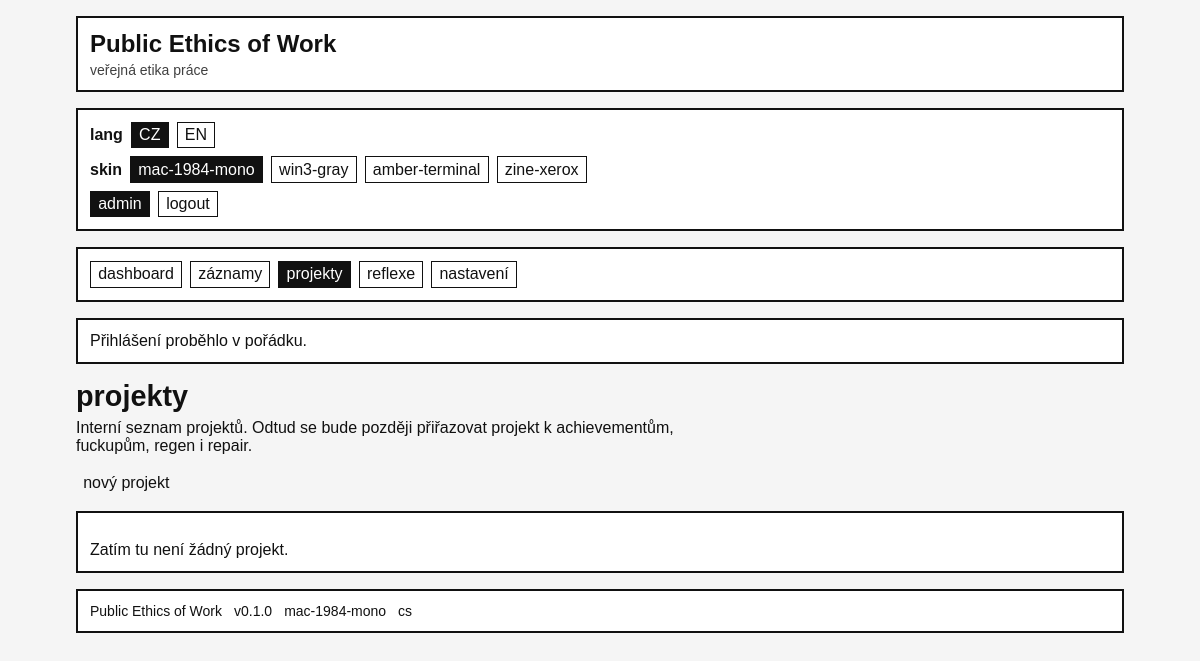
Before: /admin/projects (signed in) with the older database file.
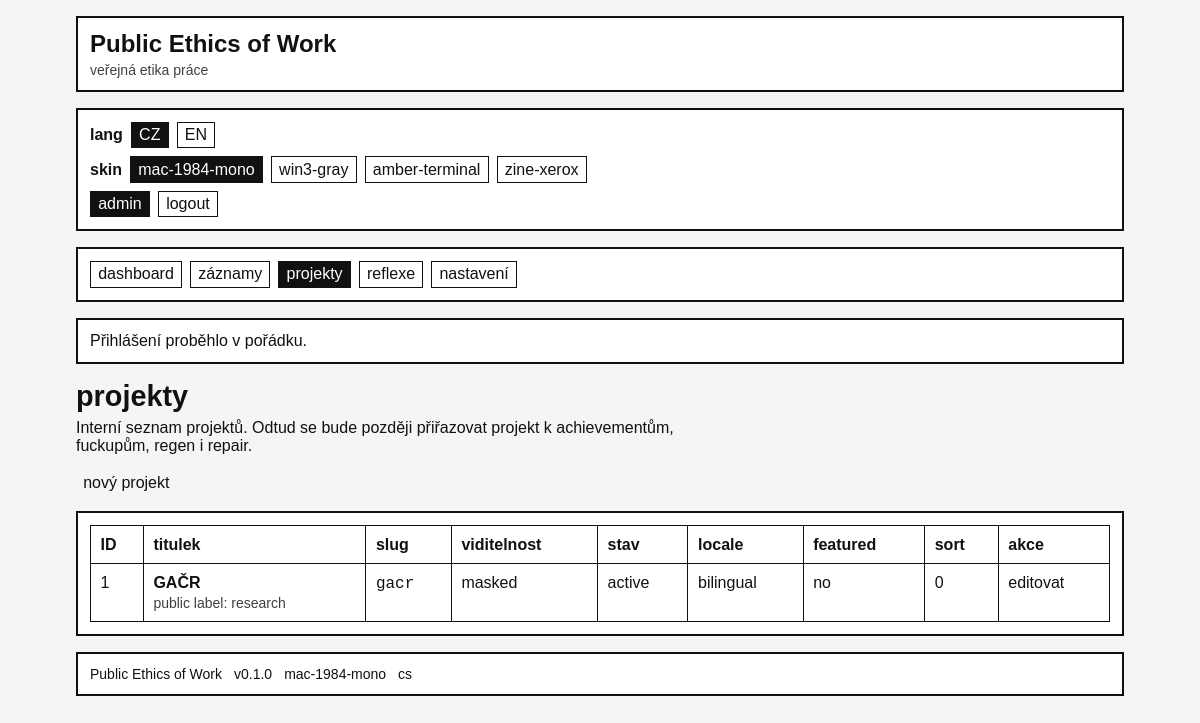
After: the same page with the newer database file.
### tables this page shows
CREATE TABLE projects (
    id INTEGER PRIMARY KEY AUTOINCREMENT,
    title VARCHAR(255) NOT NULL,
    slug VARCHAR(255) NOT NULL UNIQUE,
    description TEXT,
    public_label VARCHAR(255),
    visibility VARCHAR(20) NOT NULL DEFAULT 'private'
        CHECK (visibility IN ('private', 'public', 'masked')),
    status VARCHAR(20) NOT NULL DEFAULT 'active'
        CHECK (status IN ('active', 'paused', 'archived', 'completed')),
    locale VARCHAR(20) NOT NULL DEFAULT 'cs'
        CHECK (locale IN ('cs', 'en', 'bilingual')),
    is_featured INTEGER NOT NULL DEFAULT 0
        CHECK (is_featured IN (0, 1)),
    sort_order INTEGER NOT NULL DEFAULT 0,
    created_at DATETIME NOT NULL DEFAULT CURRENT_TIMESTAMP,
    updated_at DATETIME NOT NULL DEFAULT CURRENT_TIMESTAMP
);

### app/Views/admin/projects/index.php (the view)
<section class="page-section">
    <header class="page-header">
        <h1><?php echo e($page_title ?? t('page.admin_projects_title')); ?></h1>
        <p class="page-lead">
            Interní seznam projektů. Odtud se bude později přiřazovat projekt k achievementům, fuckupům, regen i repair.
        </p>
    </header>
    <div class="toolbar">
        <a href="<?php echo e(route_url('admin.projects.create')); ?>" class="button-link">
            <?php echo e(t('action.new_project')); ?>
        </a>
    </div>
    <?php if (empty($projects)): ?>
        <article class="card">
            <p>Zatím tu není žádný projekt.</p>
        </article>
    <?php else: ?>
        <article class="card">
            <div class="table-wrap">
                <table class="admin-table">
                    <thead>
                        <tr>
                            <th>ID</th>
                            <th><?php echo e(t('label.title')); ?></th>
                            <th>slug</th>
                            <th><?php echo e(t('label.visibility')); ?></th>
                            <th><?php echo e(t('label.status')); ?></th>
                            <th>locale</th>
                            <th>featured</th>
                            <th>sort</th>
                            <th>akce</th>
                        </tr>
                    </thead>
                    <tbody>
                        <?php foreach ($projects as $project): ?>
                            <tr>
                                <td><?php echo e((string) $project['id']); ?></td>
                                <td>
                                    <strong><?php echo e($project['title']); ?></strong>
                                    <?php if (!empty($project['public_label'])): ?>
                                        <div class="table-subline">public label: <?php echo e($project['public_label']); ?></div>
                                    <?php endif; ?>
                                </td>
                                <td><code><?php echo e($project['slug']); ?></code></td>
                                <td><?php echo e($project['visibility']); ?></td>
                                <td><?php echo e($project['status']); ?></td>
                                <td><?php echo e($project['locale']); ?></td>
                                <td><?php echo (int) $project['is_featured'] === 1 ? 'yes' : 'no'; ?></td>
                                <td><?php echo e((string) $project['sort_order']); ?></td>
                                <td>
                                    <a href="<?php echo e(route_url('admin.projects.edit', ['id' => $project['id']])); ?>">
                                        <?php echo e(t('action.edit')); ?>
                                    </a>
                                </td>
                            </tr>
                        <?php endforeach; ?>
                    </tbody>
                </table>
            </div>
        </article>
    <?php endif; ?>
</section>

### app/Core/Router.php (shortened to what the changed rows need)
<?php
class Router
{
    public static function dispatch(): void
    {
        $method = strtoupper($_SERVER['REQUEST_METHOD'] ?? 'GET');
        $uri = $_SERVER['REQUEST_URI'] ?? '/';
        $path = self::normalizePath((string) parse_url($uri, PHP_URL_PATH));
        $routes = config('routes', []);
        foreach ($routes as $route) {
            if (strtoupper($route['method']) !== $method) {
                continue;
            }
            $params = self::match($route['path'], $path);
            if ($params === null) {
                continue;
            }
            if (!empty($route['handler'])) {
                self::runHandler($route, $params);
                return;
            }
            return;
        }
    }
    protected static function runHandler(array $route, array $params = []): void
    {
        $handler = $route['handler'];
        [$class, $method] = $handler;
        call_user_func([$class, $method], $params);
    }
    protected static function match(string $routePath, string $requestPath): ?array
    {
        $pattern = preg_replace_callback(
            '#\{([a-zA-Z_][a-zA-Z0-9_]*)\}#',
            static fn(array $matches) => '(?P<' . $matches[1] . '>[^/]+)',
            $routePath
        );
        $pattern = '#^' . rtrim($pattern, '/') . '$#';
        if ($routePath === '/') {
            $pattern = '#^/$#';
        }
        if (!preg_match($pattern, $requestPath, $matches)) {
            return null;
        }
        $params = [];
        return $params;
    }
    protected static function normalizePath(string $path): string
    {
        $path = '/' . trim($path, '/');
        return $path === '//' ? '/' : $path;
    }
}

### app/Views/layout.php (shortened to what the changed rows need)
<!DOCTYPE html>
<html lang="<?php echo e(current_locale()); ?>">
<head>
    <link rel="stylesheet" href="<?php echo e(asset('assets/css/base.css')); ?>">
    <link rel="stylesheet" href="<?php echo e(asset('assets/css/skins/' . current_skin() . '.css')); ?>">
</head>
<body class="<?php echo is_admin_route() ? 'is-admin' : 'is-public'; ?>" data-skin="<?php echo e(current_skin()); ?>">
    <div class="app-shell">
        <header class="site-header">
            <div class="site-branding">
                <div class="site-title-wrap">
                    <a class="site-title" href="<?php echo e(route_url('home')); ?>">
                        <?php echo e(config('app.app_name')); ?>
                    </a>
                    <div class="site-tagline">
                        <?php echo e(config('app.site_meta.tagline_' . current_locale(), 'public ethics of work')); ?>
                    </div>
                </div>
            </div>
            <div class="site-controls">
                <div class="control-group">
                    <span class="control-label">lang</span>
                    <a href="<?php echo e(url('?lang=cs')); ?>" class="control-link <?php echo current_locale() === 'cs' ? 'is-active' : ''; ?>">CZ</a>
                    <a href="<?php echo e(url('?lang=en')); ?>" class="control-link <?php echo current_locale() === 'en' ? 'is-active' : ''; ?>">EN</a>
                </div>
                <div class="control-group">
                    <span class="control-label">skin</span>
                    <?php foreach (config('app.available_skins', []) as $skin): ?>
                        <a href="<?php echo e(url('?skin=' . rawurlencode($skin))); ?>" class="control-link <?php echo current_skin() === $skin ? 'is-active' : ''; ?>">
                            <?php echo e($skin); ?>
                        </a>
                    <?php endforeach; ?>
                </div>
                <div class="control-group">
                    <?php if (\App\Core\Auth::check()): ?>
                        <a href="<?php echo e(route_url('admin.dashboard')); ?>" class="control-link <?php echo route_starts_with('admin.') ? 'is-active' : ''; ?>">
                            admin
                        </a>
                        <form method="post" action="<?php echo e(route_url('auth.logout')); ?>" class="inline-form">
                            <button type="submit" class="control-link control-button">
                                <?php echo e(t('nav.logout')); ?>
                            </button>
                        </form>
                    <?php else: ?>
                        <a href="<?php echo e(route_url('auth.login')); ?>" class="control-link <?php echo route_is('auth.login') ? 'is-active' : ''; ?>">
                            <?php echo e(t('nav.login')); ?>
                        </a>
                    <?php endif; ?>
                </div>
            </div>
        </header>
        <nav class="site-nav" aria-label="Main navigation">
            <?php foreach (navigation_items() as $item): ?>
                <a
                    href="<?php echo e(route_url($item['route'])); ?>"
                    class="nav-link <?php echo route_starts_with($item['route']) ? 'is-active' : ''; ?>"
                >
                    <?php echo e(t($item['label_key'])); ?>
                </a>
            <?php endforeach; ?>
        </nav>
        <?php if ($success = get_flash('success')): ?>
            <div class="flash flash-success"><?php echo e((string) $success); ?></div>
        <?php endif; ?>
        <main class="site-main">
            <?php echo $content; ?>
        </main>
        <footer class="site-footer">
            <div class="footer-line">
                <span><?php echo e(config('app.app_name')); ?></span>
                <span>v<?php echo e(config('app.app_version')); ?></span>
                <span><?php echo e(current_skin()); ?></span>
                <span><?php echo e(current_locale()); ?></span>
            </div>
        </footer>
    </div>
</body>
</html>

Changed rows visible on the page:
added projects: id "1", title "GAČR", public_label "research", slug "gacr", visibility "masked", status "active", locale "bilingual", is_featured "no", sort_order "0"
Other visible differences:
list line gone: "Zatím tu není žádný projekt."
new list line: "ID titulek slug viditelnost stav locale featured sort akce"
